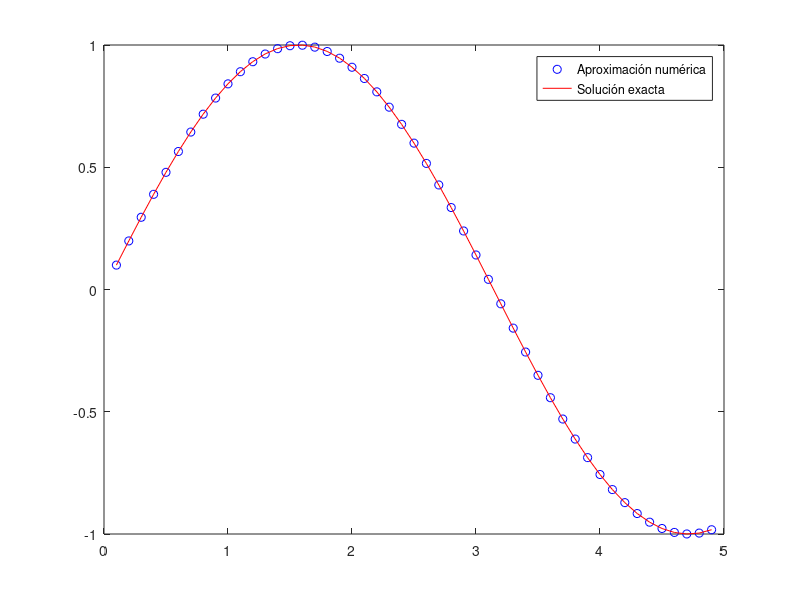

The MATLAB source for this figure:
clear
clc

function ret = f(x)
  ret = sin(x) * (exp(x) - 1);
endfunction

function ret = g(x)
  ret = exp(x);
endfunction

a = 0; % en el intervalo [0, 5]
b = 5;
alfa = 0; % y(a) = alfa
beta = sin(5); % y(b) = beta

N = 50; % cantidad de subintervalos
h = (b-a)/N; % tamanio de subintervalos

% arreglo de puntos de subdivision [1..N-1]
x = zeros(1, N-1);
for i = 1:N-1
  x(i) = a + (i*h);
endfor

% inicializar A y b_sol -> Ax = b_sol
A = zeros(N-1, N-1);
b_sol = zeros(N-1, 1);

% rellenar A y b_sol
for i = 1:N-1
    xi = x(i); % subdivision i del intervalo [0..5]
    gi = g(xi);
    fi = f(xi);

    % calculo del valor de la digonal
    A(i,i) = (gi * (h^2)) - 2;

    % A es tridiagonal con los valores fuera de la diagonal en 1
    % los ifs cubren los casos para no irse de rango
    if i > 1
        A(i, i-1) = 1;
    endif
    if i < N-1
        A(i, i+1) = 1;
    endif

    % calculo b_sol
    b_sol(i) = fi * (h^2);
    % dado que tenemos y(a)=alfa y y(b)=beta para 1 y N-1 tenemos que
    % en y(a+h) aparece y(a) que no es incognita y lo mismo en y(a+(N-1*h))
    % donde aparece y(b), para despejar las incognitas las pasamos restando
    if i == 1
        b_sol(i) = b_sol(i) - alfa;
    endif
    if i == N-1
        b_sol(i) = b_sol(i) - beta;
    endif
endfor

% calculamos el sistema de ecuaciones que es nuestra aproximacion y luego
% tomamos los valores exactos dados por la letra
y_techo = A \ b_sol;
y = sin(x);

% grafico la estimacion en azul y los valores exactos en rojo
plot(x, y_techo, 'bo', 'DisplayName', 'Aproximación numérica')
hold on
plot(x, y, 'r', 'DisplayName', 'Solución exacta')
legend show

